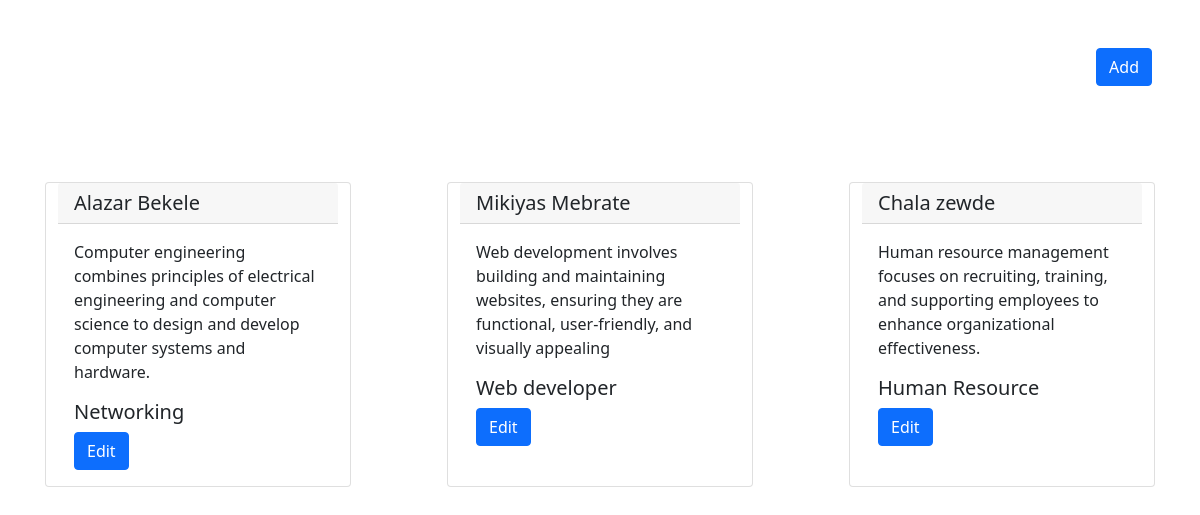
Before: / with the older database file.
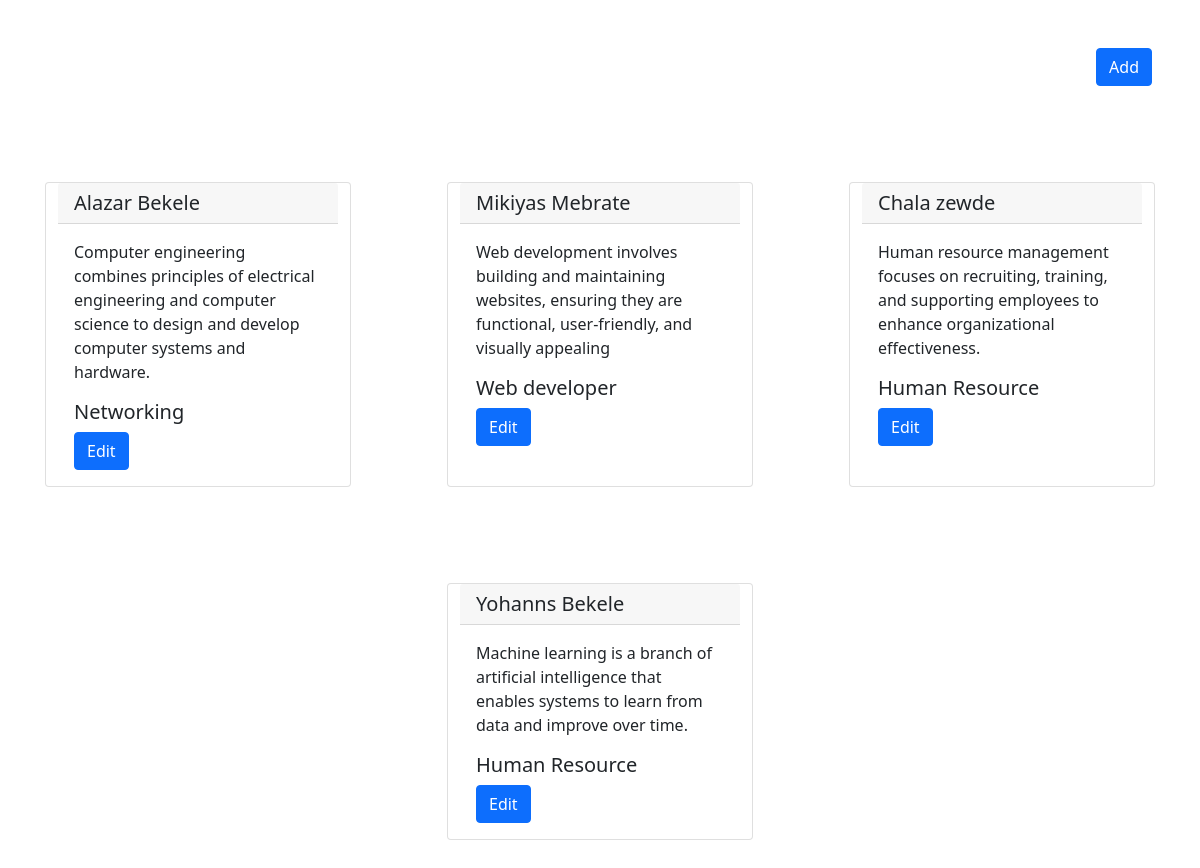
After: the same page with the newer database file.
### Base/models.py (models this page shows, shortened)
class Apply(models.Model):
  first_name = models.CharField(max_length=20)
  last_name = models.CharField(max_length=30)
  dob = models.DateField(auto_now_add=False, auto_now=False)
  detail_about = models.TextField()
  job_departement = models.ForeignKey(JobDepartement,on_delete=models.SET_NULL, null=True)

class JobDepartement (models.Model):
  name = models.CharField(max_length=50)
  description = models.TextField()
  def __str__(self) -> str:
    return self.name

### Base/views.py (the view)
def index (request):
  form = InputForm(request.POST or None)
  if request.method == 'POST':
    if form.is_valid():
      form.save()
      messages.success(request, 'Sucssfully Added!!')
      form = InputForm()
  apply = Apply.objects.all()
  context = {
    'apply' : apply,
    'forms' : form
  }
  return render (request, 'index.html', context)

### Base/templates/index.html (shortened to what this page needs)
<!DOCTYPE html>
<html lang="en">
<head>
  <link href="https://cdn.jsdelivr.net/npm/bootstrap@5.0.2/dist/css/bootstrap.min.css" rel="stylesheet">
</head>
<body>
    <div class="">
      <div class="row justify-content-center">
        <div>
          <button type="button" class="btn btn-primary float-end m-5 float-end" data-bs-toggle="modal" data-bs-target="#exampleModal">Add</button>
        </div>
        {% for applys in apply %}
        <div class="card col-md-3 m-5">
          <h5 class="card-header">{{applys.first_name}} {{applys.last_name}}</h5>
          <div class="card-body">
            <p class="card-text">{{applys.detail_about}}</p>
            <h5 class="card-title">{{applys.job_departement}}</h5>
            <a href="#" class="btn btn-primary">Edit</a>
          </div>
        </div>
        {% endfor %}
      </div>
    </div>
</body>
</html>

Changed rows visible on the page:
added Apply: first_name "Yohanns", last_name "Bekele", detail_about "Machine learning is a branch of artificial intelligence that enables systems to learn from data and improve over time.", job_departement "Human Resource"
